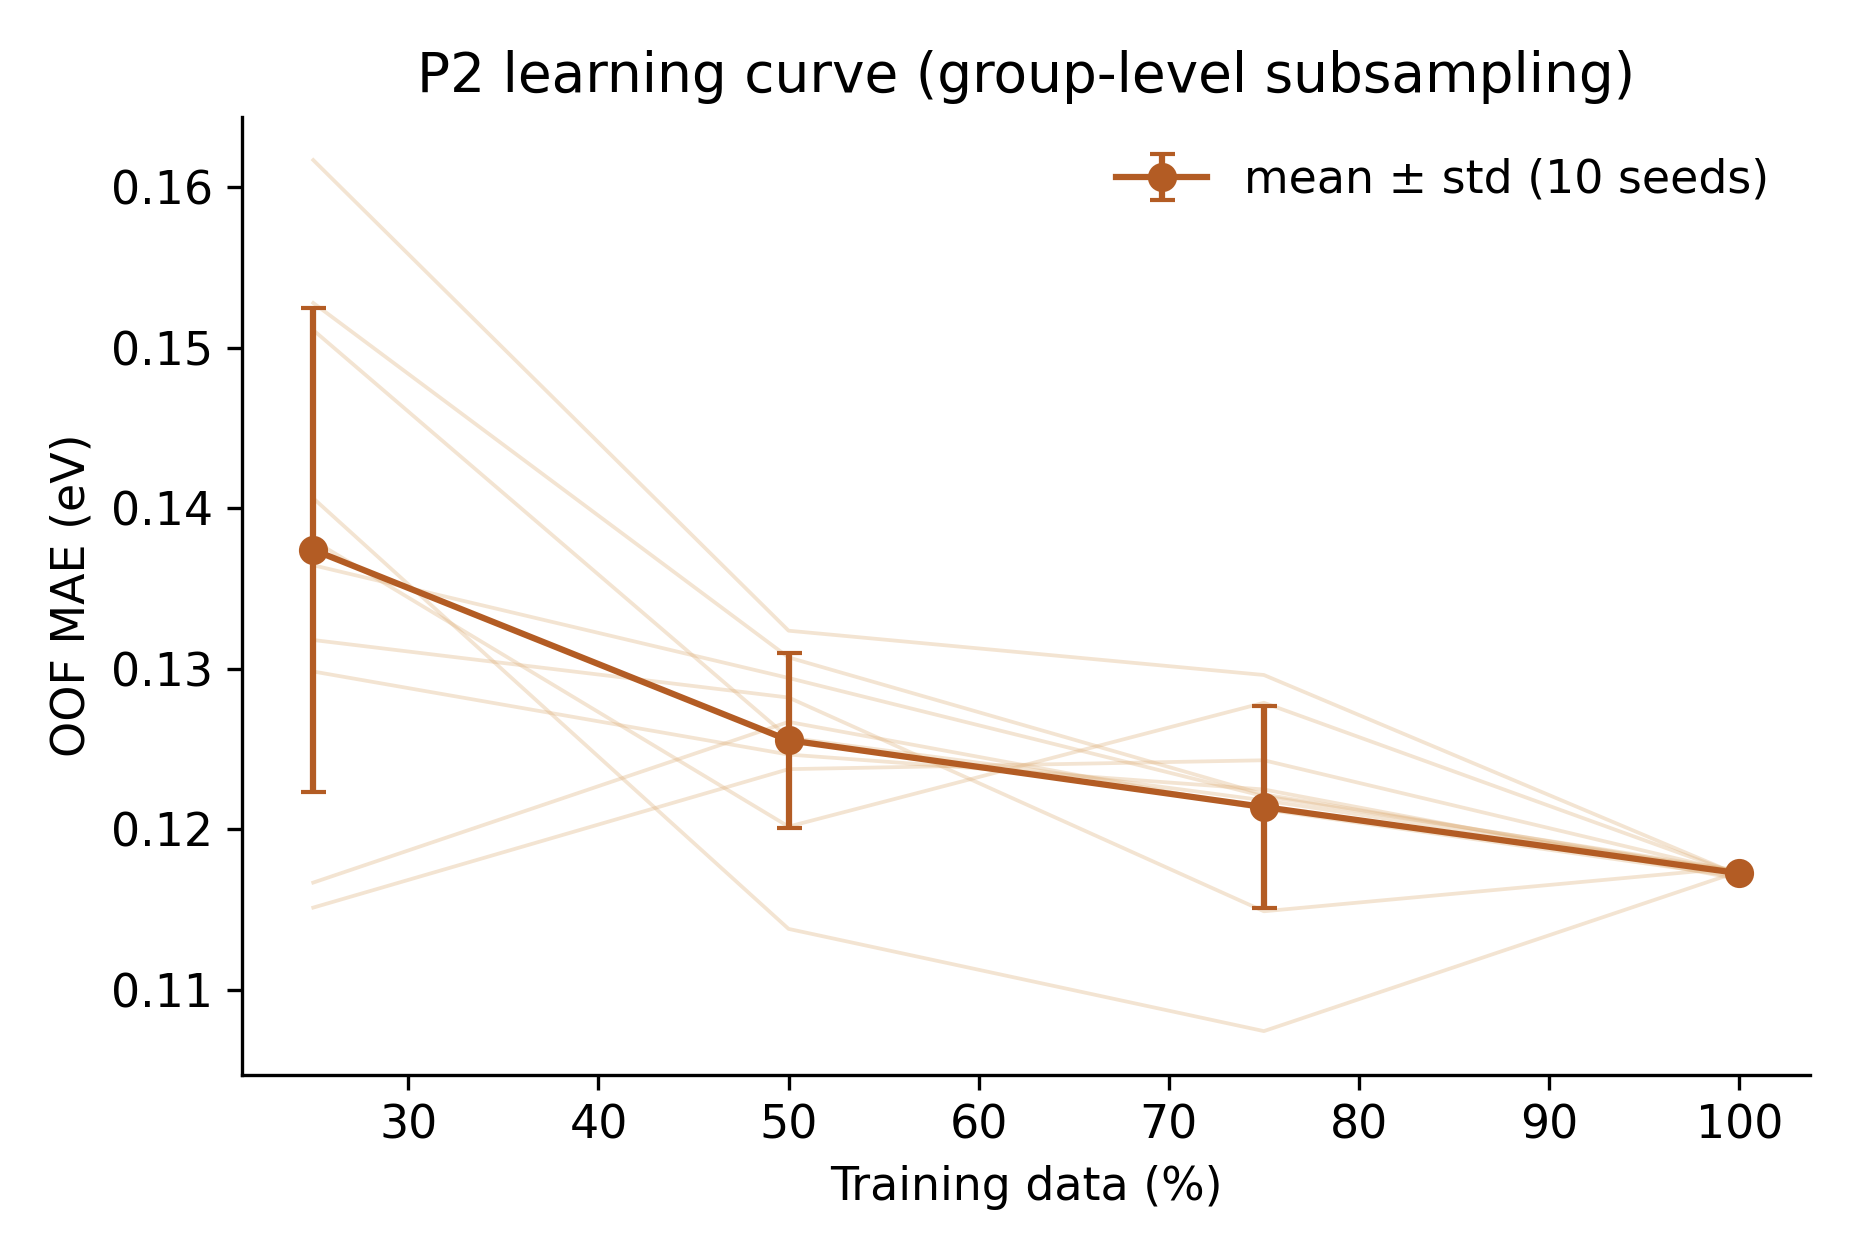

Here is the Python script that generated this plot:
# -*- coding: utf-8 -*-
"""P2 学习曲线（learning curve）— 预注册判读规则

设计（预注册）：
- 训练量 25% / 50% / 75% / 100%，按**组级**（规范化 comp）子采样；
  每个 (fraction, seed) 用 RandomState(seed) 无放回抽取组子集，
  然后在子集上跑固定折协议 GroupKFold(5, shuffle=True, random_state=42) 的 OOF MAE
- 模型：基线 XGBoost（lr=0.03, depth=7, n_est=400, subsample=0.8），10 种子

判读规则（预注册）：
- 末端斜率 = (MAE_75% − MAE_100%) / (log2(1.0) − log2(0.75))（单位 eV/倍数据，
  以均值曲线计算）
- 末端斜率 < 0.01 eV/倍数据 → 判定数据量饱和（"data-volume saturated"）
诊断专用，禁止用于选择交付配置。
"""
import json
import sys
from pathlib import Path

import numpy as np
import pandas as pd

sys.path.insert(0, str(Path(__file__).resolve().parent))
from _common import (PROBES, C_MAIN, C_ALT, SEEDS10, load_data, oof_pred, mae, plt)

FRACTIONS = [0.25, 0.50, 0.75, 1.00]


def run(X, y, groups, csv):
    done = pd.read_csv(csv) if csv.exists() else pd.DataFrame()
    rows = [] if done.empty else done.to_dict("records")
    have = set(zip(done.get("fraction", []), done.get("seed", [])))
    uniq = np.unique(groups)
    for frac in FRACTIONS:
        for seed in SEEDS10:
            if (frac, seed) in have:
                continue
            if frac >= 1.0:
                keep = np.ones(len(y), bool)
            else:
                rng = np.random.RandomState(seed)
                n_keep = max(5, int(round(len(uniq) * frac)))
                gkeep = set(rng.choice(uniq, size=n_keep, replace=False))
                keep = np.array([g in gkeep for g in groups])
            pred, _ = oof_pred(X[keep], y[keep], groups[keep], seed)
            rows.append(dict(fraction=frac, seed=seed, n_rows=int(keep.sum()),
                             oof_mae=mae(pred, y[keep])))
            out = pd.DataFrame(rows)
            out.to_csv(csv, index=False)
            out.to_csv("/tmp/p2_results.csv", index=False)
        print(f"[P2] fraction={frac} done", flush=True)
    return pd.DataFrame(rows)


def make_figure(res):
    fig, ax = plt.subplots(figsize=(6.2, 4.2))
    for seed in SEEDS10:
        sub = res[res.seed == seed].sort_values("fraction")
        ax.plot(sub.fraction * 100, sub.oof_mae, "-", color=C_ALT, alpha=0.35,
                linewidth=0.9)
    mean = res.groupby("fraction").oof_mae.mean()
    std = res.groupby("fraction").oof_mae.std()
    x = mean.index * 100
    ax.errorbar(x, mean.values, yerr=std.values, fmt="o-", color=C_MAIN,
                capsize=3, label="mean ± std (10 seeds)")
    ax.set_xlabel("Training data (%)")
    ax.set_ylabel("OOF MAE (eV)")
    ax.set_title("P2 learning curve (group-level subsampling)")
    ax.legend(frameon=False)
    fig.tight_layout()
    fig.savefig(PROBES / "p2_learning_curve.png")
    plt.close(fig)


def main():
    PROBES.mkdir(exist_ok=True)
    df, X, y, groups, feats = load_data()
    csv = PROBES / "p2_results.csv"
    res = run(X, y, groups, csv)
    make_figure(res)
    mean = res.groupby("fraction").oof_mae.mean()
    slope = float((mean[0.75] - mean[1.00]) / (np.log2(1.00) - np.log2(0.75)))
    verdict = {
        "mean_oof_by_fraction": {str(f): float(mean[f]) for f in FRACTIONS},
        "std_oof_by_fraction": {str(f): float(res[res.fraction == f].oof_mae.std())
                                for f in FRACTIONS},
        "slope_tail_eV_per doubling": slope,
        "verdict": "data-volume saturated" if slope < 0.01 else "NOT saturated",
    }
    (PROBES / "p2_verdict.json").write_text(
        json.dumps(verdict, indent=2, ensure_ascii=False))
    print(json.dumps(verdict, indent=2, ensure_ascii=False))


if __name__ == "__main__":
    main()
